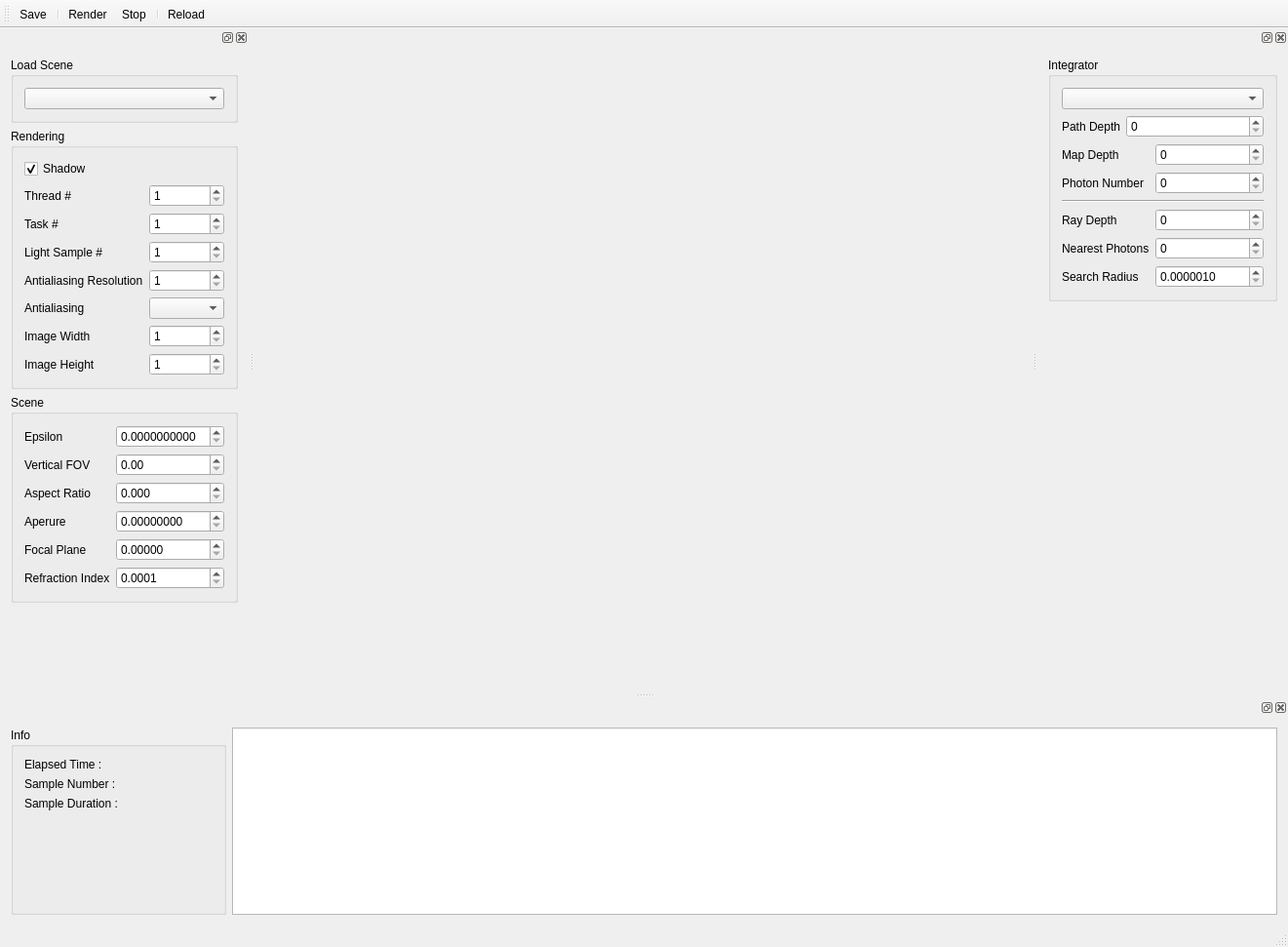
<?xml version="1.0" encoding="UTF-8"?>
<ui version="4.0">
 <class>MainWindow</class>
 <widget class="QMainWindow" name="MainWindow">
  <property name="geometry">
   <rect>
    <x>0</x>
    <y>0</y>
    <width>1321</width>
    <height>971</height>
   </rect>
  </property>
  <property name="windowTitle">
   <string>UCSD - CSE 168</string>
  </property>
  <property name="styleSheet">
   <string notr="true">QDockWidget&gt;QWidget, #centralWidget {
	background: qlineargradient(x1: 0, y1: 0, x2: 0, y2: 1,
							stop: 0 #EAEAEA,
							stop: 0.5 #FCFCFC,
							stop: 1.0 #EAEAEA);
}

QDockWidget&gt;QWidget {
	border: 1px #A0A0A0 solid;
}

QDockWidget::title {
	border: 1px #A0A0A0 solid;
	border-radius: 5px;
	background-color: lightgray;
 }

QMainWindow::separator {
	background: qlineargradient(x1: 0, y1: 0, x2: 0, y2: 1,
							stop: 0 #DADADA,
							stop: 0.5 #ECECEC,
							stop: 1.0 #DADADA);
	width: 2px;
	height: 2px;
}

QGroupBox {
	border-radius: 5px;
	border: 1px solid #A0A0A0;
	margin-top: 1ex;
}

QGroupBox::title {
	subcontrol-origin: margin;
	subcontrol-position: top center;
	padding: 0 2px;
	margin-top: -6px;
}

QTextEdit {
	border-radius: 5px;
	border: 3px #A0A0A0 solid;
	background-color: #FCFCFC;
}</string>
  </property>
  <property name="documentMode">
   <bool>false</bool>
  </property>
  <widget class="QWidget" name="centralWidget">
   <property name="styleSheet">
    <string notr="true"/>
   </property>
   <layout class="QVBoxLayout" name="verticalLayout">
    <item>
     <widget class="Renderer" name="renderer" native="true">
      <property name="focusPolicy">
       <enum>Qt::StrongFocus</enum>
      </property>
     </widget>
    </item>
   </layout>
  </widget>
  <widget class="QToolBar" name="mainToolBar">
   <attribute name="toolBarArea">
    <enum>TopToolBarArea</enum>
   </attribute>
   <attribute name="toolBarBreak">
    <bool>false</bool>
   </attribute>
   <addaction name="action_Save"/>
   <addaction name="separator"/>
   <addaction name="action_Play_Pause"/>
   <addaction name="action_Stop"/>
   <addaction name="separator"/>
   <addaction name="action_Reload"/>
  </widget>
  <widget class="QStatusBar" name="statusBar"/>
  <widget class="QDockWidget" name="dockLeft">
   <attribute name="dockWidgetArea">
    <number>1</number>
   </attribute>
   <widget class="QWidget" name="dockLeftContent">
    <layout class="QVBoxLayout" name="verticalLayout_2">
     <item>
      <widget class="QGroupBox" name="groupBox">
       <property name="minimumSize">
        <size>
         <width>148</width>
         <height>0</height>
        </size>
       </property>
       <property name="title">
        <string>Load Scene</string>
       </property>
       <layout class="QGridLayout" name="gridLayout">
        <item row="0" column="0">
         <widget class="QComboBox" name="sceneNames"/>
        </item>
       </layout>
      </widget>
     </item>
     <item>
      <widget class="QGroupBox" name="configuration">
       <property name="focusPolicy">
        <enum>Qt::WheelFocus</enum>
       </property>
       <property name="title">
        <string>Rendering</string>
       </property>
       <layout class="QGridLayout" name="gridLayout_2">
        <item row="4" column="1">
         <widget class="QSpinBox" name="antialiasingResolution">
          <property name="minimum">
           <number>1</number>
          </property>
          <property name="maximum">
           <number>100</number>
          </property>
         </widget>
        </item>
        <item row="2" column="1">
         <widget class="QSpinBox" name="taskNumber">
          <property name="minimum">
           <number>1</number>
          </property>
          <property name="maximum">
           <number>10000</number>
          </property>
         </widget>
        </item>
        <item row="3" column="1">
         <widget class="QSpinBox" name="lightSampleNumber">
          <property name="minimum">
           <number>1</number>
          </property>
          <property name="maximum">
           <number>400</number>
          </property>
         </widget>
        </item>
        <item row="4" column="0">
         <widget class="QLabel" name="label_4">
          <property name="text">
           <string>Antialiasing Resolution</string>
          </property>
         </widget>
        </item>
        <item row="1" column="1">
         <widget class="QSpinBox" name="threadNumber">
          <property name="minimum">
           <number>1</number>
          </property>
          <property name="maximum">
           <number>10</number>
          </property>
         </widget>
        </item>
        <item row="2" column="0">
         <widget class="QLabel" name="label_2">
          <property name="text">
           <string>Task #</string>
          </property>
         </widget>
        </item>
        <item row="5" column="0">
         <widget class="QLabel" name="label_5">
          <property name="text">
           <string>Antialiasing</string>
          </property>
         </widget>
        </item>
        <item row="0" column="0" colspan="2">
         <widget class="QCheckBox" name="shadow">
          <property name="focusPolicy">
           <enum>Qt::NoFocus</enum>
          </property>
          <property name="text">
           <string>Shadow</string>
          </property>
          <property name="checked">
           <bool>true</bool>
          </property>
          <property name="tristate">
           <bool>false</bool>
          </property>
         </widget>
        </item>
        <item row="5" column="1">
         <widget class="QComboBox" name="antialiasingType"/>
        </item>
        <item row="3" column="0">
         <widget class="QLabel" name="label_3">
          <property name="text">
           <string>Light Sample #</string>
          </property>
         </widget>
        </item>
        <item row="6" column="0">
         <widget class="QLabel" name="label_17">
          <property name="text">
           <string>Image Width</string>
          </property>
         </widget>
        </item>
        <item row="7" column="0">
         <widget class="QLabel" name="label_18">
          <property name="text">
           <string>Image Height</string>
          </property>
         </widget>
        </item>
        <item row="1" column="0">
         <widget class="QLabel" name="label">
          <property name="text">
           <string>Thread #</string>
          </property>
         </widget>
        </item>
        <item row="7" column="1">
         <widget class="QSpinBox" name="imageHeight">
          <property name="minimum">
           <number>1</number>
          </property>
          <property name="maximum">
           <number>100000</number>
          </property>
         </widget>
        </item>
        <item row="6" column="1">
         <widget class="QSpinBox" name="imageWidth">
          <property name="minimum">
           <number>1</number>
          </property>
          <property name="maximum">
           <number>100000</number>
          </property>
         </widget>
        </item>
       </layout>
      </widget>
     </item>
     <item>
      <widget class="QGroupBox" name="groupBox_3">
       <property name="title">
        <string>Scene</string>
       </property>
       <layout class="QFormLayout" name="formLayout_2">
        <item row="1" column="0">
         <widget class="QLabel" name="label_12">
          <property name="text">
           <string>Vertical FOV</string>
          </property>
         </widget>
        </item>
        <item row="2" column="0">
         <widget class="QLabel" name="label_13">
          <property name="text">
           <string>Aspect Ratio</string>
          </property>
         </widget>
        </item>
        <item row="3" column="0">
         <widget class="QLabel" name="label_14">
          <property name="text">
           <string>Aperure</string>
          </property>
         </widget>
        </item>
        <item row="4" column="0">
         <widget class="QLabel" name="label_15">
          <property name="text">
           <string>Focal Plane</string>
          </property>
         </widget>
        </item>
        <item row="1" column="1">
         <widget class="QDoubleSpinBox" name="verticalFov">
          <property name="maximum">
           <double>360.000000000000000</double>
          </property>
          <property name="singleStep">
           <double>0.100000000000000</double>
          </property>
         </widget>
        </item>
        <item row="2" column="1">
         <widget class="QDoubleSpinBox" name="aspectRatio">
          <property name="decimals">
           <number>3</number>
          </property>
          <property name="singleStep">
           <double>0.100000000000000</double>
          </property>
         </widget>
        </item>
        <item row="3" column="1">
         <widget class="QDoubleSpinBox" name="aperture">
          <property name="decimals">
           <number>8</number>
          </property>
          <property name="singleStep">
           <double>0.000010000000000</double>
          </property>
         </widget>
        </item>
        <item row="4" column="1">
         <widget class="QDoubleSpinBox" name="focalPlane">
          <property name="decimals">
           <number>5</number>
          </property>
          <property name="maximum">
           <double>10000.000000000000000</double>
          </property>
          <property name="singleStep">
           <double>0.000001000000000</double>
          </property>
         </widget>
        </item>
        <item row="0" column="0">
         <widget class="QLabel" name="label_16">
          <property name="text">
           <string>Epsilon</string>
          </property>
         </widget>
        </item>
        <item row="0" column="1">
         <widget class="QDoubleSpinBox" name="epsilon">
          <property name="decimals">
           <number>10</number>
          </property>
          <property name="maximum">
           <double>10.000000000000000</double>
          </property>
          <property name="singleStep">
           <double>0.000001000000000</double>
          </property>
         </widget>
        </item>
        <item row="5" column="0">
         <widget class="QLabel" name="label_7">
          <property name="text">
           <string>Refraction Index</string>
          </property>
         </widget>
        </item>
        <item row="5" column="1">
         <widget class="QDoubleSpinBox" name="refractionIndex">
          <property name="decimals">
           <number>4</number>
          </property>
          <property name="minimum">
           <double>0.000100000000000</double>
          </property>
          <property name="maximum">
           <double>99.999899999999997</double>
          </property>
          <property name="singleStep">
           <double>0.010000000000000</double>
          </property>
         </widget>
        </item>
       </layout>
      </widget>
     </item>
     <item>
      <spacer name="verticalSpacer">
       <property name="orientation">
        <enum>Qt::Vertical</enum>
       </property>
       <property name="sizeHint" stdset="0">
        <size>
         <width>20</width>
         <height>40</height>
        </size>
       </property>
      </spacer>
     </item>
    </layout>
   </widget>
  </widget>
  <widget class="QDockWidget" name="dockBottom">
   <attribute name="dockWidgetArea">
    <number>8</number>
   </attribute>
   <widget class="QWidget" name="dockBottomContent">
    <layout class="QHBoxLayout" name="horizontalLayout">
     <item>
      <widget class="QGroupBox" name="groupBox_2">
       <property name="minimumSize">
        <size>
         <width>221</width>
         <height>0</height>
        </size>
       </property>
       <property name="title">
        <string>Info</string>
       </property>
       <layout class="QFormLayout" name="formLayout">
        <item row="0" column="0">
         <widget class="QLabel" name="label_8">
          <property name="text">
           <string>Elapsed Time :</string>
          </property>
         </widget>
        </item>
        <item row="0" column="1">
         <widget class="QLabel" name="elapsedTime">
          <property name="text">
           <string/>
          </property>
         </widget>
        </item>
        <item row="1" column="0">
         <widget class="QLabel" name="label_9">
          <property name="text">
           <string>Sample Number :</string>
          </property>
         </widget>
        </item>
        <item row="1" column="1">
         <widget class="QLabel" name="sampleNumber">
          <property name="text">
           <string/>
          </property>
         </widget>
        </item>
        <item row="2" column="0">
         <widget class="QLabel" name="label_10">
          <property name="text">
           <string>Sample Duration :</string>
          </property>
         </widget>
        </item>
        <item row="2" column="1">
         <widget class="QLabel" name="sampleDuration">
          <property name="text">
           <string/>
          </property>
         </widget>
        </item>
       </layout>
      </widget>
     </item>
     <item>
      <widget class="Console" name="console">
       <property name="styleSheet">
        <string notr="true">this {
	border-radius: 5px;
	border: 1px #A0A0A0 solid;
}</string>
       </property>
       <property name="readOnly">
        <bool>true</bool>
       </property>
      </widget>
     </item>
    </layout>
   </widget>
  </widget>
  <widget class="QDockWidget" name="dockRight">
   <property name="styleSheet">
    <string notr="true"/>
   </property>
   <attribute name="dockWidgetArea">
    <number>2</number>
   </attribute>
   <widget class="QWidget" name="dockRightContent">
    <property name="styleSheet">
     <string notr="true"/>
    </property>
    <layout class="QVBoxLayout" name="verticalLayout_3">
     <item>
      <widget class="QGroupBox" name="groupBox_4">
       <property name="title">
        <string>Integrator</string>
       </property>
       <layout class="QVBoxLayout" name="verticalLayout_4">
        <property name="leftMargin">
         <number>0</number>
        </property>
        <property name="rightMargin">
         <number>0</number>
        </property>
        <item>
         <widget class="QWidget" name="widget" native="true">
          <layout class="QVBoxLayout" name="verticalLayout_5">
           <property name="topMargin">
            <number>0</number>
           </property>
           <property name="bottomMargin">
            <number>0</number>
           </property>
           <item>
            <widget class="QComboBox" name="integrator">
             <property name="minimumSize">
              <size>
               <width>185</width>
               <height>0</height>
              </size>
             </property>
            </widget>
           </item>
          </layout>
         </widget>
        </item>
        <item>
         <widget class="QWidget" name="pathtracing" native="true">
          <layout class="QFormLayout" name="formLayout_3">
           <property name="topMargin">
            <number>0</number>
           </property>
           <property name="bottomMargin">
            <number>0</number>
           </property>
           <item row="0" column="0">
            <widget class="QLabel" name="label_6">
             <property name="text">
              <string>Path Depth</string>
             </property>
            </widget>
           </item>
           <item row="0" column="1">
            <widget class="QSpinBox" name="pathtracingPathDepth">
             <property name="minimum">
              <number>0</number>
             </property>
             <property name="maximum">
              <number>50</number>
             </property>
            </widget>
           </item>
          </layout>
         </widget>
        </item>
        <item>
         <widget class="QWidget" name="photonMapping" native="true">
          <layout class="QFormLayout" name="formLayout_4">
           <property name="fieldGrowthPolicy">
            <enum>QFormLayout::AllNonFixedFieldsGrow</enum>
           </property>
           <property name="topMargin">
            <number>0</number>
           </property>
           <property name="bottomMargin">
            <number>0</number>
           </property>
           <item row="0" column="0">
            <widget class="QLabel" name="label_11">
             <property name="text">
              <string>Map Depth</string>
             </property>
            </widget>
           </item>
           <item row="0" column="1">
            <widget class="QSpinBox" name="photonMappingMapDepth">
             <property name="minimum">
              <number>0</number>
             </property>
             <property name="maximum">
              <number>100</number>
             </property>
            </widget>
           </item>
           <item row="1" column="0">
            <widget class="QLabel" name="label_20">
             <property name="text">
              <string>Photon Number</string>
             </property>
            </widget>
           </item>
           <item row="1" column="1">
            <widget class="QSpinBox" name="photonMappingPhotonNumber">
             <property name="minimum">
              <number>0</number>
             </property>
             <property name="maximum">
              <number>1000000000</number>
             </property>
            </widget>
           </item>
           <item row="2" column="0" colspan="2">
            <widget class="Line" name="line">
             <property name="orientation">
              <enum>Qt::Horizontal</enum>
             </property>
            </widget>
           </item>
           <item row="3" column="0">
            <widget class="QLabel" name="label_19">
             <property name="text">
              <string>Ray Depth</string>
             </property>
            </widget>
           </item>
           <item row="3" column="1">
            <widget class="QSpinBox" name="photonMappingRayDepth">
             <property name="minimum">
              <number>0</number>
             </property>
             <property name="maximum">
              <number>50</number>
             </property>
            </widget>
           </item>
           <item row="4" column="0">
            <widget class="QLabel" name="label_22">
             <property name="text">
              <string>Nearest Photons</string>
             </property>
            </widget>
           </item>
           <item row="4" column="1">
            <widget class="QSpinBox" name="photonMappingNearestPhotons">
             <property name="minimum">
              <number>0</number>
             </property>
             <property name="maximum">
              <number>1000000</number>
             </property>
            </widget>
           </item>
           <item row="5" column="0">
            <widget class="QLabel" name="label_21">
             <property name="text">
              <string>Search Radius</string>
             </property>
            </widget>
           </item>
           <item row="5" column="1">
            <widget class="QDoubleSpinBox" name="photonMappingSearchRadius">
             <property name="decimals">
              <number>7</number>
             </property>
             <property name="minimum">
              <double>0.000001000000000</double>
             </property>
             <property name="maximum">
              <double>99999.000000000000000</double>
             </property>
             <property name="singleStep">
              <double>0.000001000000000</double>
             </property>
             <property name="value">
              <double>0.000001000000000</double>
             </property>
            </widget>
           </item>
          </layout>
         </widget>
        </item>
       </layout>
      </widget>
     </item>
     <item>
      <spacer name="verticalSpacer_2">
       <property name="orientation">
        <enum>Qt::Vertical</enum>
       </property>
       <property name="sizeHint" stdset="0">
        <size>
         <width>20</width>
         <height>40</height>
        </size>
       </property>
      </spacer>
     </item>
    </layout>
   </widget>
  </widget>
  <action name="action_Save">
   <property name="icon">
    <iconset resource="../ui.qrc">
     <normaloff>:/Resources/save.png</normaloff>:/Resources/save.png</iconset>
   </property>
   <property name="text">
    <string>&amp;Save</string>
   </property>
   <property name="shortcut">
    <string>Ctrl+S</string>
   </property>
  </action>
  <action name="action_Play_Pause">
   <property name="icon">
    <iconset resource="../ui.qrc">
     <normaloff>:/Resources/play.png</normaloff>:/Resources/play.png</iconset>
   </property>
   <property name="text">
    <string>&amp;Render</string>
   </property>
   <property name="shortcut">
    <string>Space</string>
   </property>
  </action>
  <action name="action_Stop">
   <property name="enabled">
    <bool>true</bool>
   </property>
   <property name="icon">
    <iconset resource="../ui.qrc">
     <normaloff>:/Resources/stop.png</normaloff>:/Resources/stop.png</iconset>
   </property>
   <property name="text">
    <string>S&amp;top</string>
   </property>
   <property name="shortcut">
    <string>Esc</string>
   </property>
  </action>
  <action name="action_Reload">
   <property name="icon">
    <iconset resource="../ui.qrc">
     <normaloff>:/Resources/reload.png</normaloff>:/Resources/reload.png</iconset>
   </property>
   <property name="text">
    <string>Reload</string>
   </property>
   <property name="toolTip">
    <string>Reload Scene</string>
   </property>
   <property name="shortcut">
    <string>F5</string>
   </property>
  </action>
 </widget>
 <layoutdefault spacing="6" margin="11"/>
 <customwidgets>
  <customwidget>
   <class>Renderer</class>
   <extends>QWidget</extends>
   <header>Renderer.h</header>
   <container>1</container>
  </customwidget>
  <customwidget>
   <class>Console</class>
   <extends>QTextEdit</extends>
   <header>Console.h</header>
  </customwidget>
 </customwidgets>
 <tabstops>
  <tabstop>sceneNames</tabstop>
  <tabstop>configuration</tabstop>
  <tabstop>threadNumber</tabstop>
  <tabstop>taskNumber</tabstop>
  <tabstop>lightSampleNumber</tabstop>
  <tabstop>antialiasingResolution</tabstop>
  <tabstop>antialiasingType</tabstop>
  <tabstop>imageWidth</tabstop>
  <tabstop>imageHeight</tabstop>
  <tabstop>epsilon</tabstop>
  <tabstop>verticalFov</tabstop>
  <tabstop>aspectRatio</tabstop>
  <tabstop>aperture</tabstop>
  <tabstop>focalPlane</tabstop>
  <tabstop>refractionIndex</tabstop>
  <tabstop>renderer</tabstop>
  <tabstop>console</tabstop>
 </tabstops>
 <resources>
  <include location="../ui.qrc"/>
 </resources>
 <connections/>
</ui>
